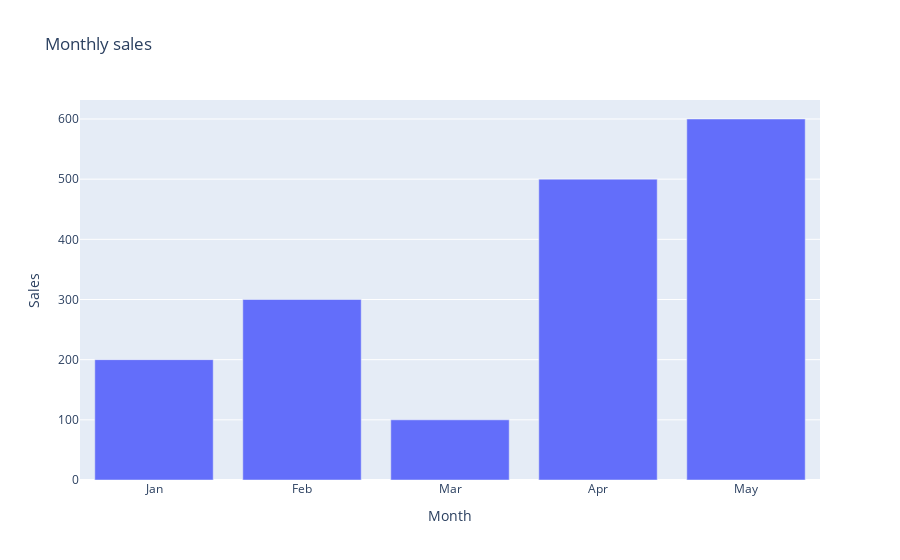

Notebook cell for this chart:
### Code cell
import plotly.express as px
import pandas as pd

# Sample data
data = {
    'Month' : ['Jan' , 'Feb' , 'Mar', 'Apr', 'May'],
    'Sales' : [200 , 300, 100, 500, 600]
}

df= pd.DataFrame(data)

#Create a line plot
fig = px.bar(df, x='Month' , y='Sales', title = 'Monthly sales')
fig.show()

### Figure 1 — Plotly figure (JSON) as saved in the notebook; plotly's stock layout.template omitted (floating-point values rounded to 4 significant figures)
{"data": [{"hovertemplate": "Month=%{x}<br>Sales=%{y}<extra></extra>", "legendgroup": "", "marker": {"color": "#636efa", "pattern": {"shape": ""}}, "name": "", "orientation": "v", "showlegend": false, "textposition": "auto", "type": "bar", "x": ["Jan", "Feb", "Mar", "Apr", "May"], "xaxis": "x", "y": [200, 300, 100, 500, 600], "yaxis": "y"}], "layout": {"barmode": "relative", "legend": {"tracegroupgap": 0}, "title": {"text": "Monthly sales"}, "xaxis": {"anchor": "y", "domain": [0, 1], "title": {"text": "Month"}}, "yaxis": {"anchor": "x", "domain": [0, 1], "title": {"text": "Sales"}}}}
